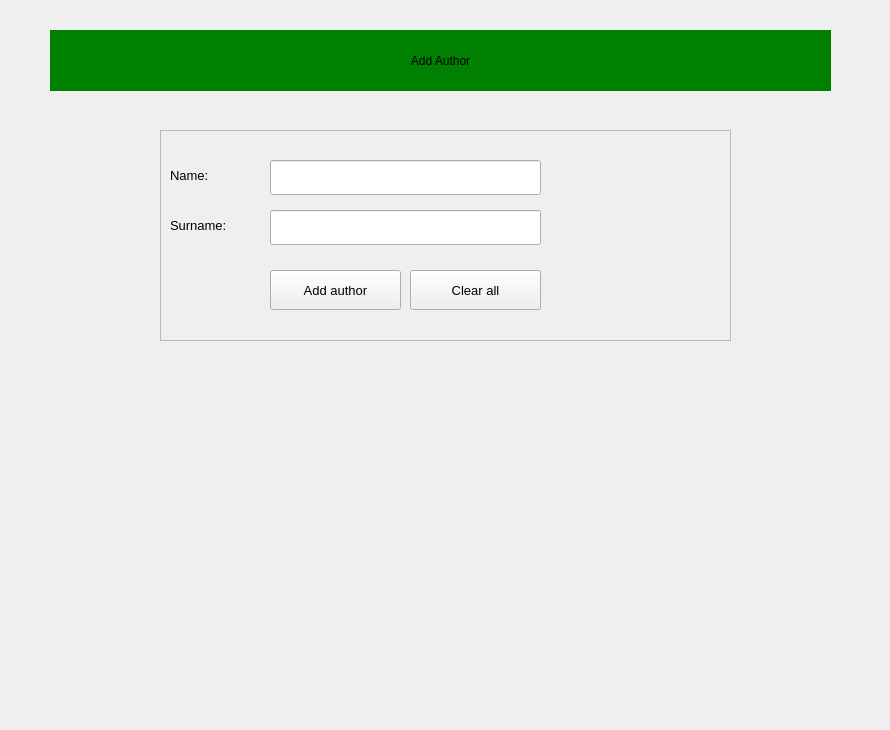
<?xml version="1.0" encoding="UTF-8"?>
<ui version="4.0">
 <class>Form</class>
 <widget class="QWidget" name="Form">
  <property name="geometry">
   <rect>
    <x>0</x>
    <y>0</y>
    <width>890</width>
    <height>730</height>
   </rect>
  </property>
  <property name="windowTitle">
   <string>Form</string>
  </property>
  <property name="styleSheet">
   <string notr="true">QLabel#addAuthor_label {
	background-color: green;
}</string>
  </property>
  <widget class="QWidget" name="horizontalLayoutWidget">
   <property name="geometry">
    <rect>
     <x>50</x>
     <y>30</y>
     <width>781</width>
     <height>61</height>
    </rect>
   </property>
   <layout class="QHBoxLayout" name="horizontalLayout">
    <item>
     <widget class="QLabel" name="addAuthor_label">
      <property name="text">
       <string>Add Author</string>
      </property>
      <property name="alignment">
       <set>Qt::AlignCenter</set>
      </property>
     </widget>
    </item>
   </layout>
  </widget>
  <widget class="QFrame" name="frame">
   <property name="geometry">
    <rect>
     <x>160</x>
     <y>130</y>
     <width>571</width>
     <height>211</height>
    </rect>
   </property>
   <property name="font">
    <font>
     <pointsize>10</pointsize>
    </font>
   </property>
   <property name="frameShape">
    <enum>QFrame::StyledPanel</enum>
   </property>
   <property name="frameShadow">
    <enum>QFrame::Raised</enum>
   </property>
   <widget class="QLabel" name="authorName_label">
    <property name="geometry">
     <rect>
      <x>10</x>
      <y>30</y>
      <width>58</width>
      <height>31</height>
     </rect>
    </property>
    <property name="font">
     <font>
      <pointsize>10</pointsize>
     </font>
    </property>
    <property name="text">
     <string>Name:</string>
    </property>
   </widget>
   <widget class="QLineEdit" name="authorName_lineEdit">
    <property name="geometry">
     <rect>
      <x>110</x>
      <y>30</y>
      <width>271</width>
      <height>35</height>
     </rect>
    </property>
   </widget>
   <widget class="QLabel" name="authorSurname_label">
    <property name="geometry">
     <rect>
      <x>10</x>
      <y>80</y>
      <width>91</width>
      <height>31</height>
     </rect>
    </property>
    <property name="font">
     <font>
      <pointsize>10</pointsize>
     </font>
    </property>
    <property name="text">
     <string>Surname:</string>
    </property>
   </widget>
   <widget class="QLineEdit" name="authorSurname_lineEdit">
    <property name="geometry">
     <rect>
      <x>110</x>
      <y>80</y>
      <width>271</width>
      <height>35</height>
     </rect>
    </property>
   </widget>
   <widget class="QPushButton" name="addAuthor_button">
    <property name="geometry">
     <rect>
      <x>110</x>
      <y>140</y>
      <width>131</width>
      <height>40</height>
     </rect>
    </property>
    <property name="font">
     <font>
      <pointsize>10</pointsize>
     </font>
    </property>
    <property name="text">
     <string>Add author</string>
    </property>
   </widget>
   <widget class="QPushButton" name="clearAll_button">
    <property name="geometry">
     <rect>
      <x>250</x>
      <y>140</y>
      <width>131</width>
      <height>40</height>
     </rect>
    </property>
    <property name="font">
     <font>
      <pointsize>10</pointsize>
     </font>
    </property>
    <property name="text">
     <string>Clear all</string>
    </property>
   </widget>
  </widget>
 </widget>
 <resources/>
 <connections/>
</ui>
